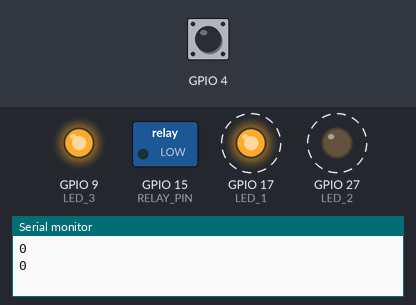
Recording of a sketch running on a simulated ESP32. On the bench: switched loads named in the sketch (green lamp = pin HIGH), output pins drawn as LEDs (lit = HIGH), the last lines printed to the serial monitor. Dashed ring = blinking. The test bench sets the inputs (shaded band); at power-on: GPIO 4 HIGH.

Above: at 0.2 s.
1.3 s: GPIO 4 pulled LOW for 1.15 s
At 2.7 s:
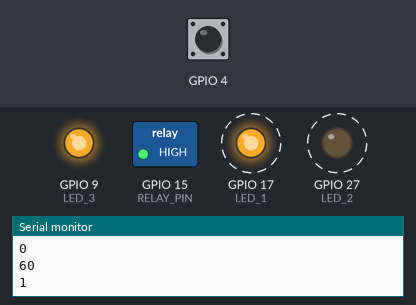
4.8 s: GPIO 4 pulled LOW for 3.2 s
At 9.8 s:
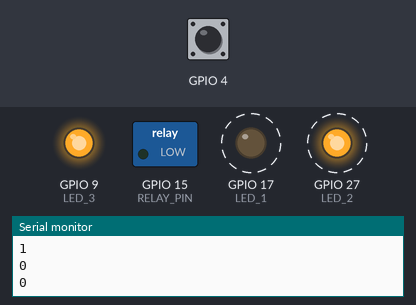
Timing chart, 0 to 15.5 s (numbered marks = the images above; inputs shaded):
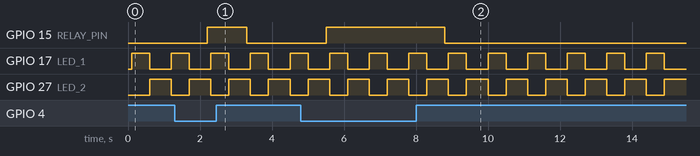

Measured:
- after the input at 1.3 s, GPIO 15 (RELAY_PIN): LOW → HIGH after 0.90 s, → LOW 1.1 s later
- after the input at 4.8 s, GPIO 15 (RELAY_PIN): LOW → HIGH after 0.70 s, → LOW 3.3 s later
- by itself, GPIO 17 (LED_1): alternates HIGH for 0.50 s and LOW for 0.60 s
- by itself, GPIO 27 (LED_2): alternates HIGH for 0.60 s and LOW for 0.50 s

The sketch:

FINAL_10_2.ino
```cpp
int ref;

// GPIO 設定
#define RELAY_PIN 15           // 繼電器接到 GPIO 15
#define LED_1 17
#define LED_2 27
#define LED_3 9


void setup() {
  Serial.begin(115200);
  ref = (touchRead(T0)+touchRead(T0)+touchRead(T0))/3;
  pinMode(LED_1, OUTPUT);
  pinMode(LED_2, OUTPUT);
  pinMode(LED_3, OUTPUT);
  pinMode(RELAY_PIN, OUTPUT);
  digitalWrite(RELAY_PIN, LOW); // 初始關閉風扇
}

void loop() {
  digitalWrite(LED_3,HIGH);
  int value = touchRead(T0);
  value = abs(ref - value);
  Serial.println(value);
  Serial.println(value > 15);
  Serial.println("\n");
  if (value > 15) {
    digitalWrite(RELAY_PIN, HIGH);
  }else{
    digitalWrite(RELAY_PIN, LOW);
  }
  delay(100);
  digitalWrite(LED_1,HIGH);
  digitalWrite(LED_2,LOW);
  delay(500);
  digitalWrite(LED_2,HIGH);
  digitalWrite(LED_1,LOW);
  delay(500);
}
```
